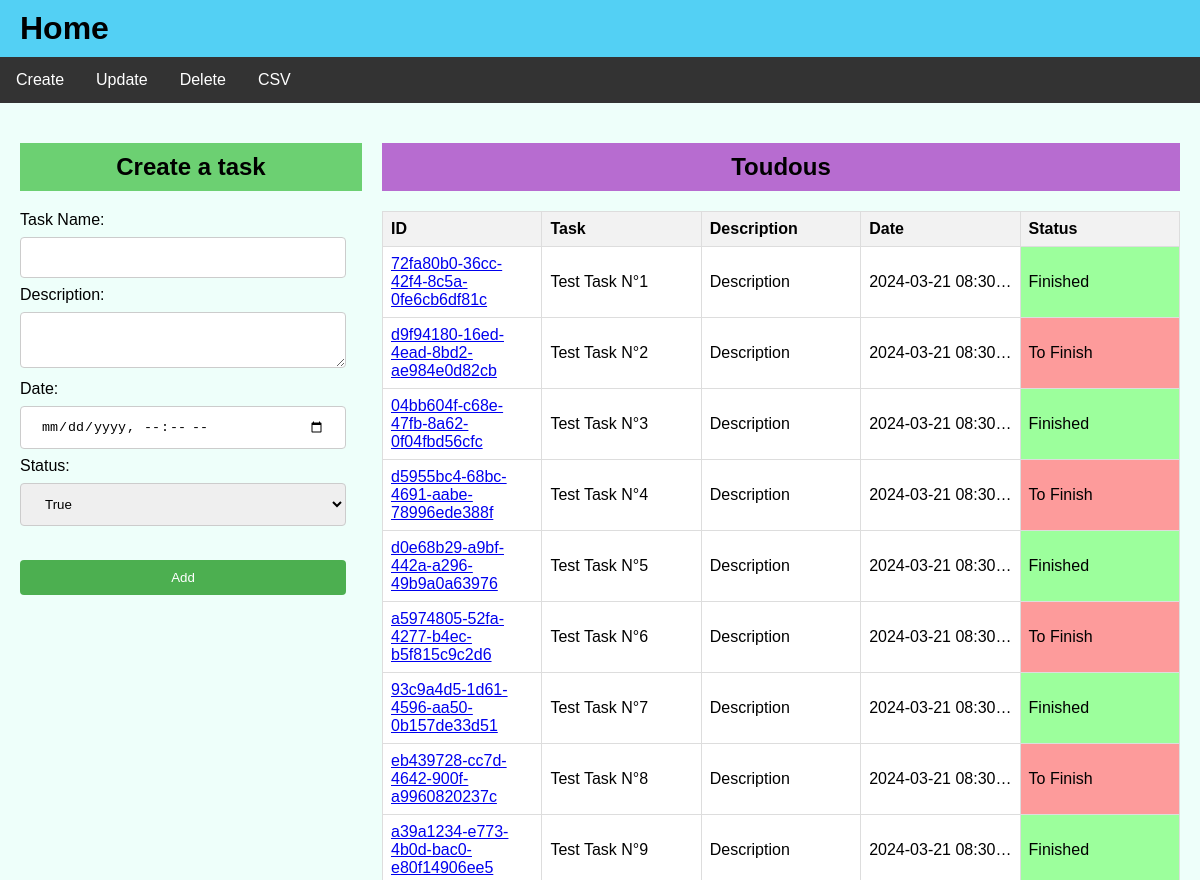
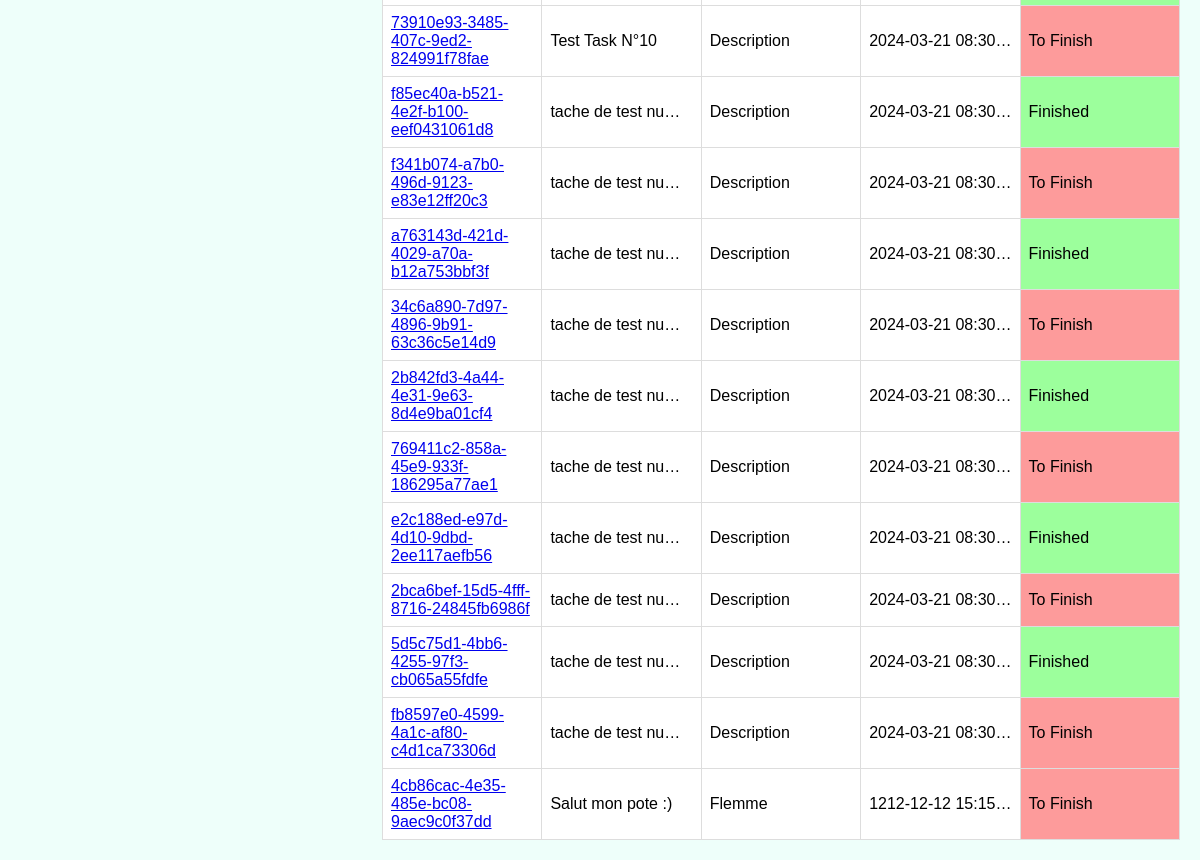
Before: /create with the older database file (2 pictures, top to bottom).
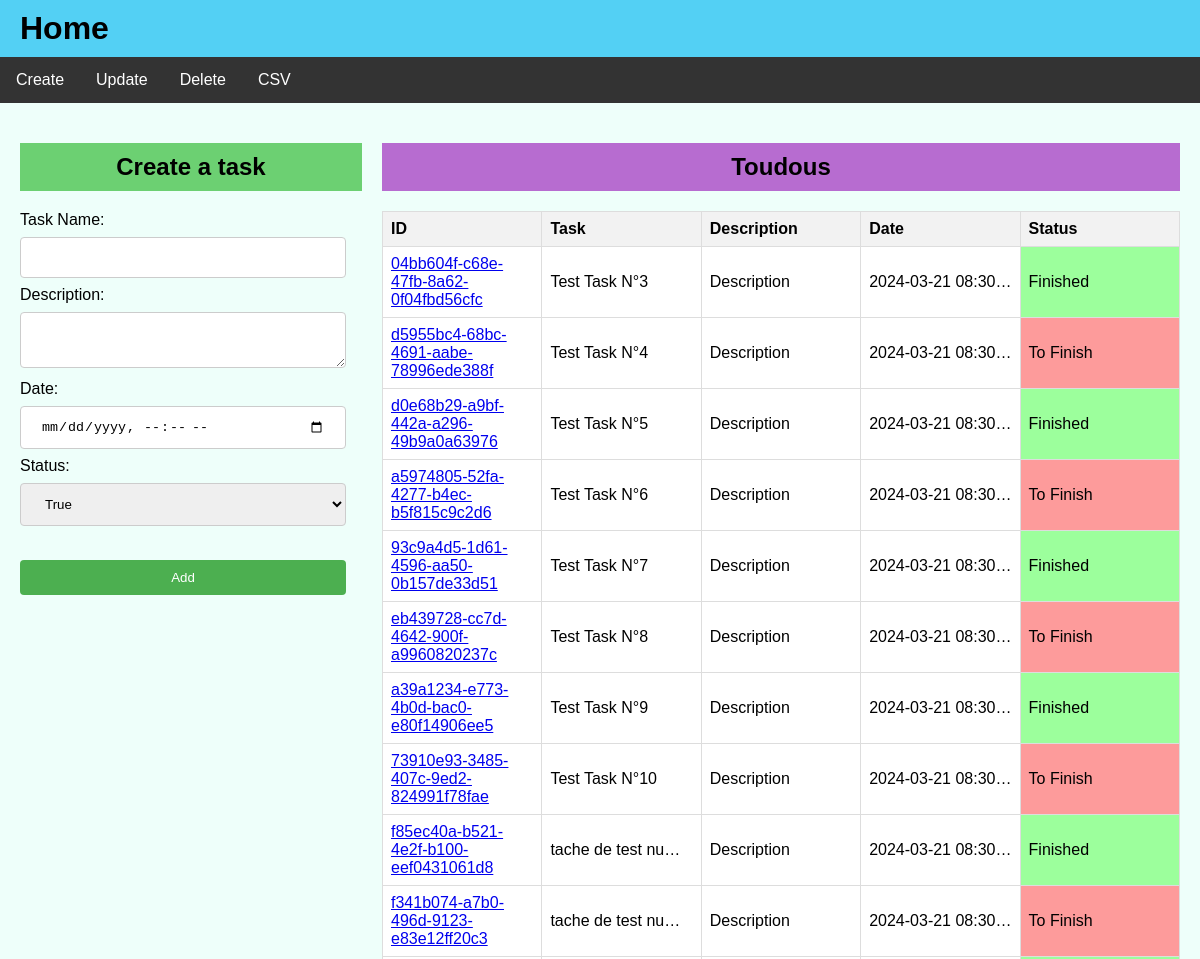
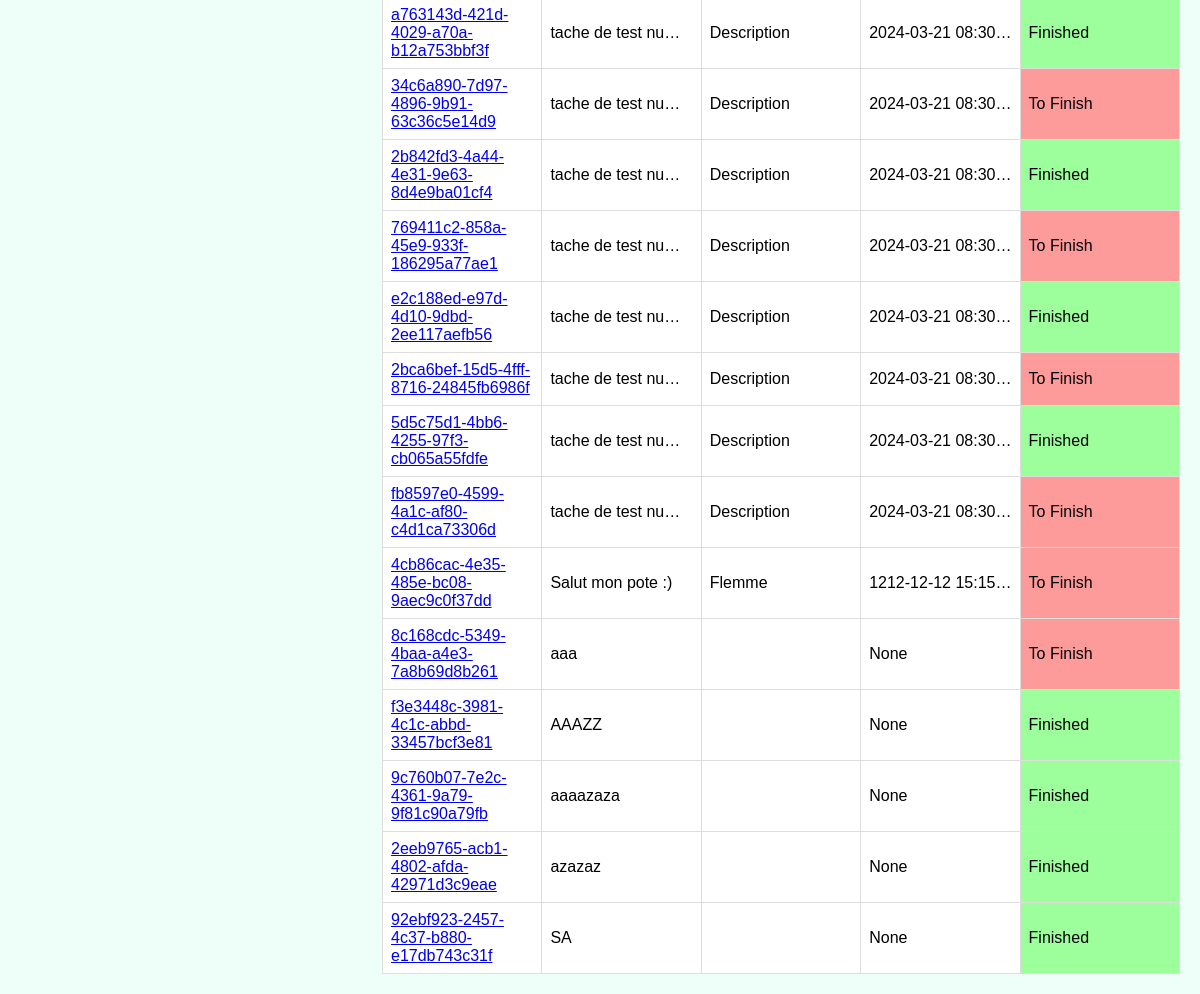
After: the same page with the newer database file (2 pictures, top to bottom).
### tables this page shows
CREATE TABLE toudou (
	id CHAR(32) NOT NULL, 
	task VARCHAR NOT NULL, 
	description VARCHAR, 
	enddate DATETIME, 
	status BOOLEAN NOT NULL, 
	PRIMARY KEY (id)
);

### src/toudou/views.py (the view)
@app.route('/create')
def show_create_form():
    todos = models.getAllTasks()
    message = request.args.get('message')
    return render_template('toudou-action.html', todos=todos, action='create', message=message)

### src/toudou/models.py (called while the page is built)
def init_db() -> None:
    if not db_exists():
        metadata.create_all(engine)

def db_exists():
    return os.path.exists(db_url)

def getAllTasks() -> list:
    init_db()
    with engine.begin() as conn:
        stmt = todos_table.select()
        result = conn.execute(stmt)
        todos = []
        for row in result.fetchall():
            todo = Todo(
                id=row[0],
                task=row[1],
                description=row[2],
                date=row[3],
                status=row[4]
            )
            todos.append(todo)
        return todos

### src/toudou/templates/toudou-action.html (shortened to what this page needs)
<!DOCTYPE html>
<html lang="en">
<head>
    <link rel="stylesheet" href="../static/styles.css">
</head>
<body>
    {% include 'toudou-navbar.html' %}
    <div class="container">
        <div class="form-container">
            {% if action == 'create' %}
                <h2 class="create-task-title">Create a task</h2>
                {% include 'toudou-create.html' %}
            {% elif action == 'update' %}
                <h2 class="update-task-title">Update a task</h2>
                {% include 'toudou-update.html' %}
            {% elif action == 'delete' %}
                <h2 class="delete-task-title">Delete a task</h2>
                {% include 'toudou-delete.html' %}
            {% endif %}
        </div>
        <div class="table-container">
            <h2 class="toudous-table-title">Toudous</h2>
            {% include 'toudou-table.html' %}
        </div>
    </div>
</body>
</html>

### src/toudou/templates/toudou-table.html
<table id="taskTable">
    <thead>
        <tr>
            <th>ID</th>
            <th>Task</th>
            <th>Description</th>
            <th>Date</th>
            <th>Status</th>
        </tr>
    </thead>
    <tbody>
        {% for todo in todos %}
        <tr>
            <td><a href="{{ url_for('viewTodo', todoid=todo.id) }}">{{ todo.id }}</a></td>
            <td>{{ todo.task }}</td>
            <td>{{ todo.description }}</td>
            <td>{{ todo.date }}</td>
            <td class="{% if todo.status == false %} to-finish {% else %} finished {% endif %}">                {% if todo.status == false %}
                    To Finish
                {% else %}
                    Finished
                {% endif %}
            </td>
        </tr>
        {% endfor %}
    </tbody>
</table>

Changed rows visible on the page:
removed toudou: id "72fa80b0-36cc-42f4-8c5a-0fe6cb6df81c", task "Test Task N°1", description "Description", date "2024-03-21 08:30…", status "Finished"
removed toudou: id "d9f94180-16ed-4ead-8bd2-ae984e0d82cb", task "Test Task N°2", description "Description", date "2024-03-21 08:30…", status "To Finish"
added toudou: id "8c168cdc-5349-4baa-a4e3-7a8b69d8b261", task "aaa", date "None", status "To Finish"
added toudou: id "f3e3448c-3981-4c1c-abbd-33457bcf3e81", task "AAAZZ", date "None", status "Finished"
added toudou: id "9c760b07-7e2c-4361-9a79-9f81c90a79fb", task "aaaazaza", date "None", status "Finished"
added toudou: id "2eeb9765-acb1-4802-afda-42971d3c9eae", task "azazaz", date "None", status "Finished"
added toudou: id "92ebf923-2457-4c37-b880-e17db743c31f", task "SA", date "None", status "Finished"
